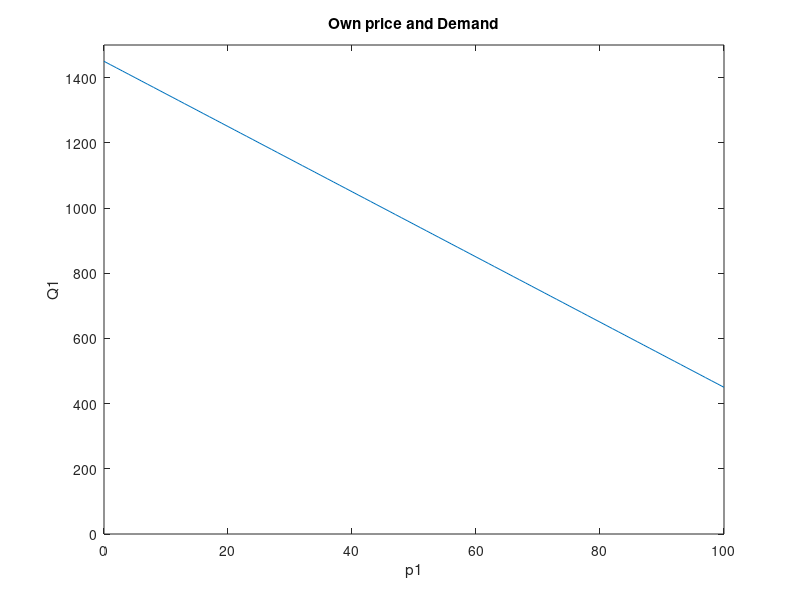
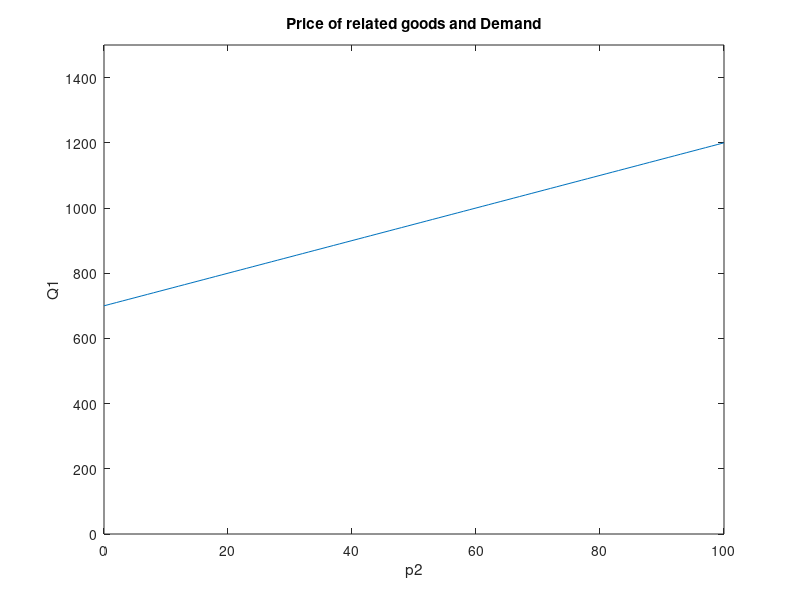
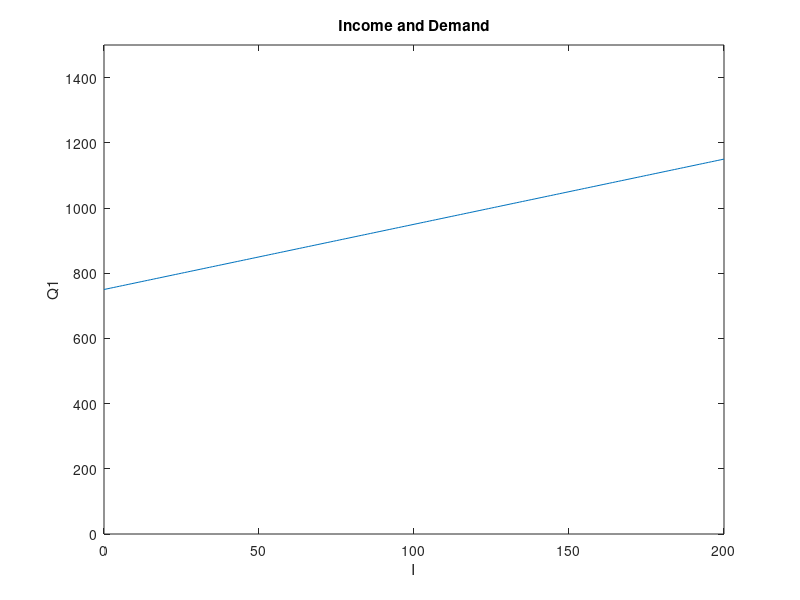
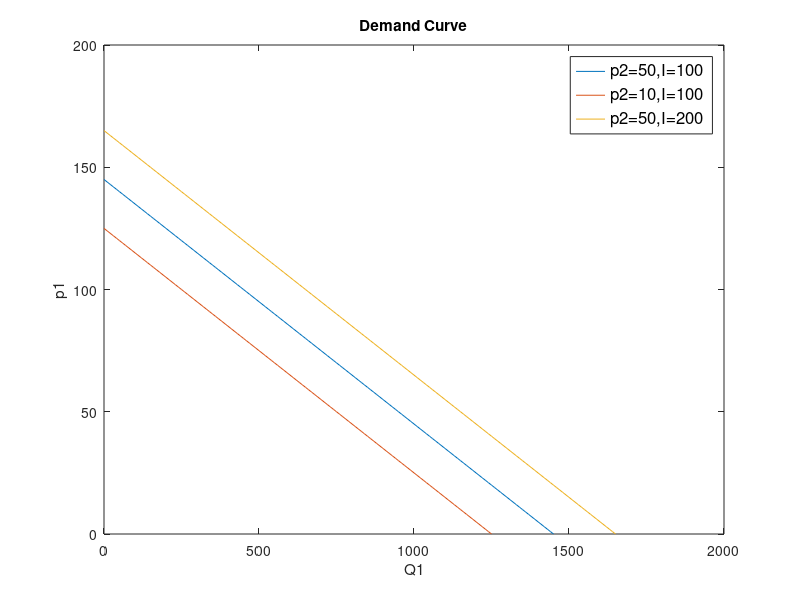

Write the MATLAB code that produced these figures, in order.
%% Demand Curve
clc; clear; close all; 

q = @(p1,p2,I) 1000 - 10*p1 + 5*p2 + 2*I;

figure; 
p1 = 0:100; p2 = 50; I = 100;
plot(p1,q(p1,p2,I)); ylim([0 1500]); 
title('Own price and Demand'); xlabel('p1'); ylabel('Q1');

figure; 
p1 = 50; p2 = 0:100; I = 100;
plot(p2,q(p1,p2,I)); ylim([0 1500]); 
title('Price of related goods and Demand'); xlabel('p2'); ylabel('Q1');

figure; 
p1 = 50; p2 = 50; I = 0:200;
plot(I,q(p1,p2,I)); ylim([0 1500]); 
title('Income and Demand');xlabel('I'); ylabel('Q1');

figure;
p2 = 50; I = 100; p1 = 0:(1000 + 5*p2 + 2*I)/10;
plot(q(p1,p2,I),p1); hold on

p2 = 10; I = 100; p1 = 0:(1000 + 5*p2 + 2*I)/10;
plot(q(p1,p2,I),p1); 

p2 = 50; I = 200; p1 = 0:(1000 + 5*p2 + 2*I)/10;
plot(q(p1,p2,I),p1); 

ylabel('p1'); xlabel('Q1'); 
title('Demand Curve'); legend({'p2=50,I=100','p2=10,I=100','p2=50,I=200'},'FontSize',12)



